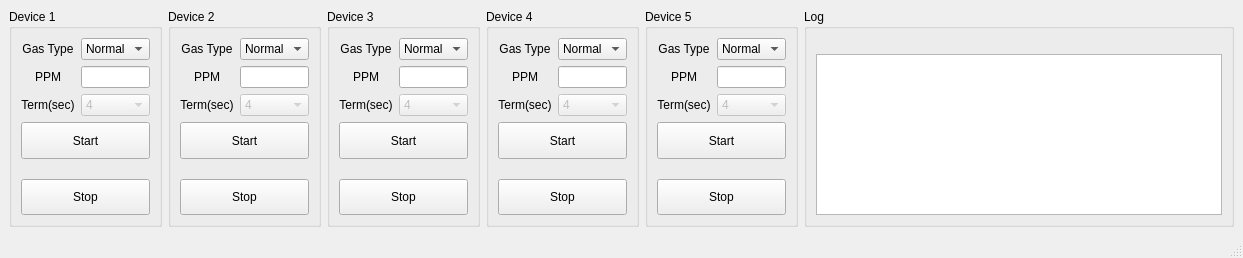
<?xml version="1.0" encoding="UTF-8"?>
<ui version="4.0">
 <class>MainWindow</class>
 <widget class="QMainWindow" name="MainWindow">
  <property name="geometry">
   <rect>
    <x>0</x>
    <y>0</y>
    <width>1243</width>
    <height>258</height>
   </rect>
  </property>
  <property name="windowTitle">
   <string>MainWindow</string>
  </property>
  <widget class="QWidget" name="centralwidget">
   <layout class="QGridLayout" name="gridLayout_16" rowstretch="2,0" columnstretch="4,3,0">
    <item row="0" column="1" rowspan="2" colspan="2">
     <layout class="QGridLayout" name="gridLayout">
      <item row="0" column="0">
       <widget class="QGroupBox" name="groupBox_7">
        <property name="title">
         <string>Log</string>
        </property>
        <layout class="QGridLayout" name="gridLayout_4" rowstretch="1" columnstretch="0">
         <property name="topMargin">
          <number>25</number>
         </property>
         <item row="0" column="0">
          <widget class="QListWidget" name="lw_log"/>
         </item>
        </layout>
       </widget>
      </item>
     </layout>
    </item>
    <item row="0" column="0" rowspan="2">
     <layout class="QGridLayout" name="gridLayout_18">
      <item row="0" column="3">
       <widget class="QGroupBox" name="groupBox_4">
        <property name="title">
         <string>Device 4</string>
        </property>
        <layout class="QGridLayout" name="gridLayout_25" rowstretch="1,1" columnstretch="1,0,0,0,0">
         <item row="1" column="0" colspan="5">
          <layout class="QGridLayout" name="gridLayout_11">
           <property name="verticalSpacing">
            <number>20</number>
           </property>
           <item row="1" column="0">
            <widget class="QPushButton" name="dev4_stop">
             <property name="sizePolicy">
              <sizepolicy hsizetype="Minimum" vsizetype="MinimumExpanding">
               <horstretch>0</horstretch>
               <verstretch>0</verstretch>
              </sizepolicy>
             </property>
             <property name="text">
              <string>Stop</string>
             </property>
            </widget>
           </item>
           <item row="0" column="0">
            <widget class="QPushButton" name="dev4_start">
             <property name="sizePolicy">
              <sizepolicy hsizetype="Minimum" vsizetype="MinimumExpanding">
               <horstretch>0</horstretch>
               <verstretch>0</verstretch>
              </sizepolicy>
             </property>
             <property name="text">
              <string>Start</string>
             </property>
            </widget>
           </item>
          </layout>
         </item>
         <item row="0" column="0" colspan="5">
          <layout class="QGridLayout" name="gridLayout_12" rowstretch="1,1,0" columnstretch="1,1">
           <property name="verticalSpacing">
            <number>6</number>
           </property>
           <item row="2" column="0">
            <widget class="QLabel" name="label_28">
             <property name="text">
              <string>Term(sec)</string>
             </property>
             <property name="alignment">
              <set>Qt::AlignCenter</set>
             </property>
            </widget>
           </item>
           <item row="0" column="1">
            <widget class="QComboBox" name="dev4_type">
             <item>
              <property name="text">
               <string>Normal</string>
              </property>
             </item>
             <item>
              <property name="text">
               <string>H2S</string>
              </property>
             </item>
             <item>
              <property name="text">
               <string>NH3</string>
              </property>
             </item>
             <item>
              <property name="text">
               <string>CO</string>
              </property>
             </item>
            </widget>
           </item>
           <item row="2" column="1">
            <widget class="QComboBox" name="cb_term_5">
             <property name="enabled">
              <bool>false</bool>
             </property>
             <property name="sizePolicy">
              <sizepolicy hsizetype="Preferred" vsizetype="Fixed">
               <horstretch>0</horstretch>
               <verstretch>0</verstretch>
              </sizepolicy>
             </property>
             <property name="layoutDirection">
              <enum>Qt::LeftToRight</enum>
             </property>
             <item>
              <property name="text">
               <string>4</string>
              </property>
             </item>
            </widget>
           </item>
           <item row="0" column="0">
            <widget class="QLabel" name="label_27">
             <property name="text">
              <string>Gas Type</string>
             </property>
             <property name="alignment">
              <set>Qt::AlignCenter</set>
             </property>
            </widget>
           </item>
           <item row="1" column="0">
            <widget class="QLabel" name="label_32">
             <property name="text">
              <string>PPM</string>
             </property>
             <property name="alignment">
              <set>Qt::AlignCenter</set>
             </property>
            </widget>
           </item>
           <item row="1" column="1">
            <widget class="QLineEdit" name="line_ppm4"/>
           </item>
          </layout>
         </item>
        </layout>
       </widget>
      </item>
      <item row="0" column="1">
       <widget class="QGroupBox" name="groupBox_2">
        <property name="title">
         <string>Device 2</string>
        </property>
        <layout class="QGridLayout" name="gridLayout_22" rowstretch="1,1" columnstretch="1,0,0,0,0">
         <item row="0" column="0" colspan="5">
          <layout class="QGridLayout" name="gridLayout_5" rowstretch="1,0,0" columnstretch="1,0">
           <property name="verticalSpacing">
            <number>6</number>
           </property>
           <item row="0" column="0">
            <widget class="QLabel" name="label_21">
             <property name="text">
              <string>Gas Type</string>
             </property>
             <property name="alignment">
              <set>Qt::AlignCenter</set>
             </property>
            </widget>
           </item>
           <item row="2" column="1">
            <widget class="QComboBox" name="cb_term_2">
             <property name="enabled">
              <bool>false</bool>
             </property>
             <property name="sizePolicy">
              <sizepolicy hsizetype="Preferred" vsizetype="Fixed">
               <horstretch>0</horstretch>
               <verstretch>0</verstretch>
              </sizepolicy>
             </property>
             <property name="layoutDirection">
              <enum>Qt::LeftToRight</enum>
             </property>
             <item>
              <property name="text">
               <string>4</string>
              </property>
             </item>
            </widget>
           </item>
           <item row="2" column="0">
            <widget class="QLabel" name="label_22">
             <property name="text">
              <string>Term(sec)</string>
             </property>
             <property name="alignment">
              <set>Qt::AlignCenter</set>
             </property>
            </widget>
           </item>
           <item row="0" column="1">
            <widget class="QComboBox" name="dev2_type">
             <item>
              <property name="text">
               <string>Normal</string>
              </property>
             </item>
             <item>
              <property name="text">
               <string>H2S</string>
              </property>
             </item>
             <item>
              <property name="text">
               <string>NH3</string>
              </property>
             </item>
             <item>
              <property name="text">
               <string>CO</string>
              </property>
             </item>
            </widget>
           </item>
           <item row="1" column="0">
            <widget class="QLabel" name="label_26">
             <property name="text">
              <string>PPM</string>
             </property>
             <property name="alignment">
              <set>Qt::AlignCenter</set>
             </property>
            </widget>
           </item>
           <item row="1" column="1">
            <widget class="QLineEdit" name="line_ppm2"/>
           </item>
          </layout>
         </item>
         <item row="1" column="0" colspan="5">
          <layout class="QGridLayout" name="gridLayout_6">
           <property name="verticalSpacing">
            <number>20</number>
           </property>
           <item row="1" column="0">
            <widget class="QPushButton" name="dev2_stop">
             <property name="sizePolicy">
              <sizepolicy hsizetype="Minimum" vsizetype="MinimumExpanding">
               <horstretch>0</horstretch>
               <verstretch>0</verstretch>
              </sizepolicy>
             </property>
             <property name="text">
              <string>Stop</string>
             </property>
            </widget>
           </item>
           <item row="0" column="0">
            <widget class="QPushButton" name="dev2_start">
             <property name="sizePolicy">
              <sizepolicy hsizetype="Minimum" vsizetype="MinimumExpanding">
               <horstretch>0</horstretch>
               <verstretch>0</verstretch>
              </sizepolicy>
             </property>
             <property name="text">
              <string>Start</string>
             </property>
            </widget>
           </item>
          </layout>
         </item>
        </layout>
       </widget>
      </item>
      <item row="0" column="0">
       <widget class="QGroupBox" name="groupBox">
        <property name="title">
         <string>Device 1</string>
        </property>
        <layout class="QGridLayout" name="gridLayout_21" rowstretch="1,1" columnstretch="1,0,0,0,0">
         <item row="0" column="0" colspan="5">
          <layout class="QGridLayout" name="gridLayout_2" rowstretch="1,0,0" columnstretch="1,0">
           <property name="verticalSpacing">
            <number>6</number>
           </property>
           <item row="2" column="1">
            <widget class="QComboBox" name="cb_term">
             <property name="enabled">
              <bool>false</bool>
             </property>
             <property name="sizePolicy">
              <sizepolicy hsizetype="Preferred" vsizetype="Fixed">
               <horstretch>0</horstretch>
               <verstretch>0</verstretch>
              </sizepolicy>
             </property>
             <property name="layoutDirection">
              <enum>Qt::LeftToRight</enum>
             </property>
             <item>
              <property name="text">
               <string>4</string>
              </property>
             </item>
            </widget>
           </item>
           <item row="0" column="1">
            <widget class="QComboBox" name="dev1_type">
             <item>
              <property name="text">
               <string>Normal</string>
              </property>
             </item>
             <item>
              <property name="text">
               <string>H2S</string>
              </property>
             </item>
             <item>
              <property name="text">
               <string>NH3</string>
              </property>
             </item>
             <item>
              <property name="text">
               <string>CO</string>
              </property>
             </item>
            </widget>
           </item>
           <item row="1" column="1">
            <widget class="QLineEdit" name="line_ppm"/>
           </item>
           <item row="0" column="0">
            <widget class="QLabel" name="label_19">
             <property name="text">
              <string>Gas Type</string>
             </property>
             <property name="alignment">
              <set>Qt::AlignCenter</set>
             </property>
            </widget>
           </item>
           <item row="2" column="0">
            <widget class="QLabel" name="label_20">
             <property name="text">
              <string>Term(sec)</string>
             </property>
             <property name="alignment">
              <set>Qt::AlignCenter</set>
             </property>
            </widget>
           </item>
           <item row="1" column="0">
            <widget class="QLabel" name="label_25">
             <property name="text">
              <string>PPM</string>
             </property>
             <property name="alignment">
              <set>Qt::AlignCenter</set>
             </property>
            </widget>
           </item>
          </layout>
         </item>
         <item row="1" column="0" colspan="5">
          <layout class="QGridLayout" name="gridLayout_3">
           <property name="verticalSpacing">
            <number>20</number>
           </property>
           <item row="1" column="0">
            <widget class="QPushButton" name="dev1_stop">
             <property name="sizePolicy">
              <sizepolicy hsizetype="Minimum" vsizetype="MinimumExpanding">
               <horstretch>0</horstretch>
               <verstretch>0</verstretch>
              </sizepolicy>
             </property>
             <property name="text">
              <string>Stop</string>
             </property>
            </widget>
           </item>
           <item row="0" column="0">
            <widget class="QPushButton" name="dev1_start">
             <property name="sizePolicy">
              <sizepolicy hsizetype="Minimum" vsizetype="MinimumExpanding">
               <horstretch>0</horstretch>
               <verstretch>0</verstretch>
              </sizepolicy>
             </property>
             <property name="text">
              <string>Start</string>
             </property>
            </widget>
           </item>
          </layout>
         </item>
        </layout>
       </widget>
      </item>
      <item row="0" column="2">
       <widget class="QGroupBox" name="groupBox_3">
        <property name="title">
         <string>Device 3</string>
        </property>
        <layout class="QGridLayout" name="gridLayout_23" rowstretch="1,1" columnstretch="1,0,0,0,0">
         <item row="1" column="0" colspan="5">
          <layout class="QGridLayout" name="gridLayout_8">
           <property name="verticalSpacing">
            <number>20</number>
           </property>
           <item row="1" column="0">
            <widget class="QPushButton" name="dev3_stop">
             <property name="sizePolicy">
              <sizepolicy hsizetype="Minimum" vsizetype="MinimumExpanding">
               <horstretch>0</horstretch>
               <verstretch>0</verstretch>
              </sizepolicy>
             </property>
             <property name="text">
              <string>Stop</string>
             </property>
            </widget>
           </item>
           <item row="0" column="0">
            <widget class="QPushButton" name="dev3_start">
             <property name="sizePolicy">
              <sizepolicy hsizetype="Minimum" vsizetype="MinimumExpanding">
               <horstretch>0</horstretch>
               <verstretch>0</verstretch>
              </sizepolicy>
             </property>
             <property name="text">
              <string>Start</string>
             </property>
            </widget>
           </item>
          </layout>
         </item>
         <item row="0" column="0" colspan="5">
          <layout class="QGridLayout" name="gridLayout_7" rowstretch="1,1,0" columnstretch="1,1">
           <property name="verticalSpacing">
            <number>6</number>
           </property>
           <item row="2" column="0">
            <widget class="QLabel" name="label_24">
             <property name="text">
              <string>Term(sec)</string>
             </property>
             <property name="alignment">
              <set>Qt::AlignCenter</set>
             </property>
            </widget>
           </item>
           <item row="2" column="1">
            <widget class="QComboBox" name="cb_term_3">
             <property name="enabled">
              <bool>false</bool>
             </property>
             <property name="sizePolicy">
              <sizepolicy hsizetype="Preferred" vsizetype="Fixed">
               <horstretch>0</horstretch>
               <verstretch>0</verstretch>
              </sizepolicy>
             </property>
             <property name="layoutDirection">
              <enum>Qt::LeftToRight</enum>
             </property>
             <item>
              <property name="text">
               <string>4</string>
              </property>
             </item>
            </widget>
           </item>
           <item row="0" column="1">
            <widget class="QComboBox" name="dev3_type">
             <item>
              <property name="text">
               <string>Normal</string>
              </property>
             </item>
             <item>
              <property name="text">
               <string>H2S</string>
              </property>
             </item>
             <item>
              <property name="text">
               <string>NH3</string>
              </property>
             </item>
             <item>
              <property name="text">
               <string>CO</string>
              </property>
             </item>
            </widget>
           </item>
           <item row="0" column="0">
            <widget class="QLabel" name="label_23">
             <property name="text">
              <string>Gas Type</string>
             </property>
             <property name="alignment">
              <set>Qt::AlignCenter</set>
             </property>
            </widget>
           </item>
           <item row="1" column="0">
            <widget class="QLabel" name="label_31">
             <property name="text">
              <string>PPM</string>
             </property>
             <property name="alignment">
              <set>Qt::AlignCenter</set>
             </property>
            </widget>
           </item>
           <item row="1" column="1">
            <widget class="QLineEdit" name="line_ppm3"/>
           </item>
          </layout>
         </item>
        </layout>
       </widget>
      </item>
      <item row="0" column="4">
       <widget class="QGroupBox" name="groupBox_5">
        <property name="title">
         <string>Device 5</string>
        </property>
        <layout class="QGridLayout" name="gridLayout_26" rowstretch="1,1" columnstretch="1,0,0,0,0">
         <item row="1" column="0" colspan="5">
          <layout class="QGridLayout" name="gridLayout_13">
           <property name="verticalSpacing">
            <number>20</number>
           </property>
           <item row="1" column="0">
            <widget class="QPushButton" name="dev5_stop">
             <property name="sizePolicy">
              <sizepolicy hsizetype="Minimum" vsizetype="MinimumExpanding">
               <horstretch>0</horstretch>
               <verstretch>0</verstretch>
              </sizepolicy>
             </property>
             <property name="text">
              <string>Stop</string>
             </property>
            </widget>
           </item>
           <item row="0" column="0">
            <widget class="QPushButton" name="dev5_start">
             <property name="sizePolicy">
              <sizepolicy hsizetype="Minimum" vsizetype="MinimumExpanding">
               <horstretch>0</horstretch>
               <verstretch>0</verstretch>
              </sizepolicy>
             </property>
             <property name="text">
              <string>Start</string>
             </property>
            </widget>
           </item>
          </layout>
         </item>
         <item row="0" column="0" colspan="5">
          <layout class="QGridLayout" name="gridLayout_14" rowstretch="1,1,0" columnstretch="1,1">
           <property name="verticalSpacing">
            <number>6</number>
           </property>
           <item row="2" column="0">
            <widget class="QLabel" name="label_30">
             <property name="text">
              <string>Term(sec)</string>
             </property>
             <property name="alignment">
              <set>Qt::AlignCenter</set>
             </property>
            </widget>
           </item>
           <item row="0" column="1">
            <widget class="QComboBox" name="dev5_type">
             <item>
              <property name="text">
               <string>Normal</string>
              </property>
             </item>
             <item>
              <property name="text">
               <string>H2S</string>
              </property>
             </item>
             <item>
              <property name="text">
               <string>NH3</string>
              </property>
             </item>
             <item>
              <property name="text">
               <string>CO</string>
              </property>
             </item>
            </widget>
           </item>
           <item row="0" column="0">
            <widget class="QLabel" name="label_29">
             <property name="text">
              <string>Gas Type</string>
             </property>
             <property name="alignment">
              <set>Qt::AlignCenter</set>
             </property>
            </widget>
           </item>
           <item row="2" column="1">
            <widget class="QComboBox" name="cb_term_6">
             <property name="enabled">
              <bool>false</bool>
             </property>
             <property name="sizePolicy">
              <sizepolicy hsizetype="Preferred" vsizetype="Fixed">
               <horstretch>0</horstretch>
               <verstretch>0</verstretch>
              </sizepolicy>
             </property>
             <property name="layoutDirection">
              <enum>Qt::LeftToRight</enum>
             </property>
             <item>
              <property name="text">
               <string>4</string>
              </property>
             </item>
            </widget>
           </item>
           <item row="1" column="0">
            <widget class="QLabel" name="label_33">
             <property name="text">
              <string>PPM</string>
             </property>
             <property name="alignment">
              <set>Qt::AlignCenter</set>
             </property>
            </widget>
           </item>
           <item row="1" column="1">
            <widget class="QLineEdit" name="line_ppm5"/>
           </item>
          </layout>
         </item>
        </layout>
       </widget>
      </item>
     </layout>
    </item>
   </layout>
  </widget>
  <widget class="QStatusBar" name="statusbar"/>
 </widget>
 <resources/>
 <connections/>
</ui>
